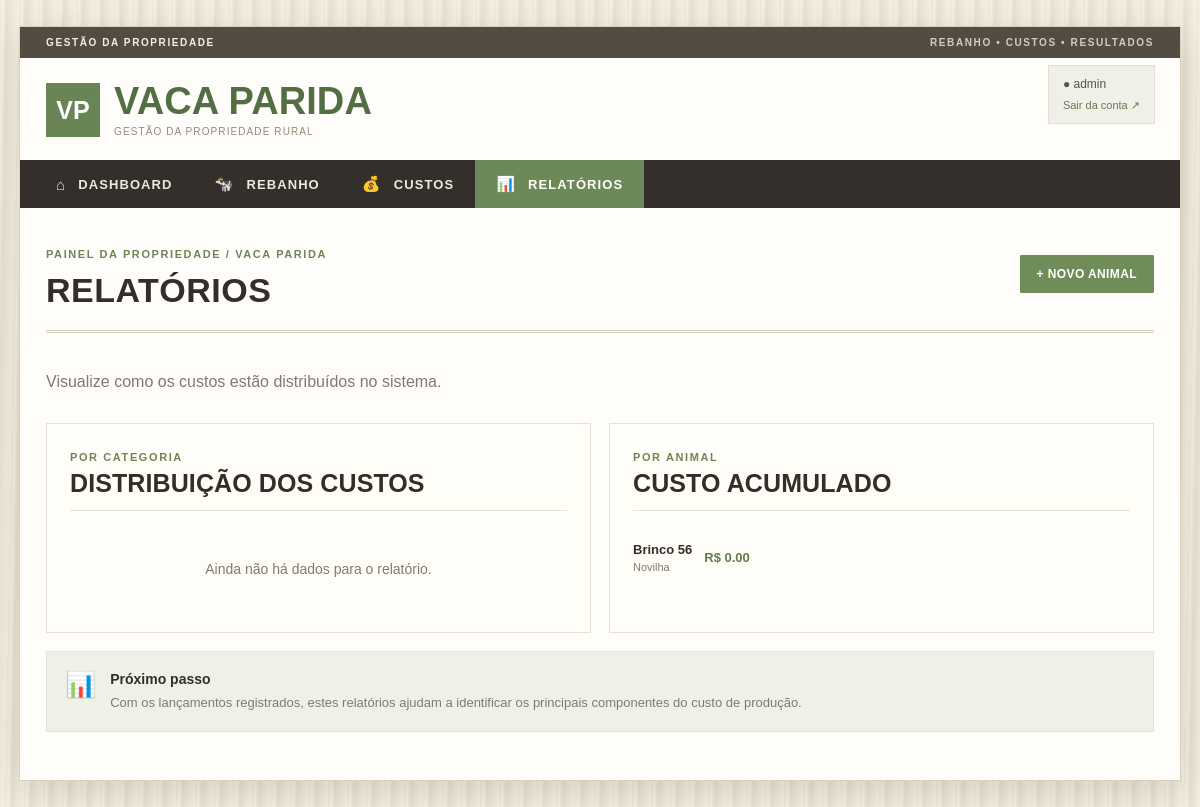
/relatorios (signed in), run on an earlier commit of the app's database.
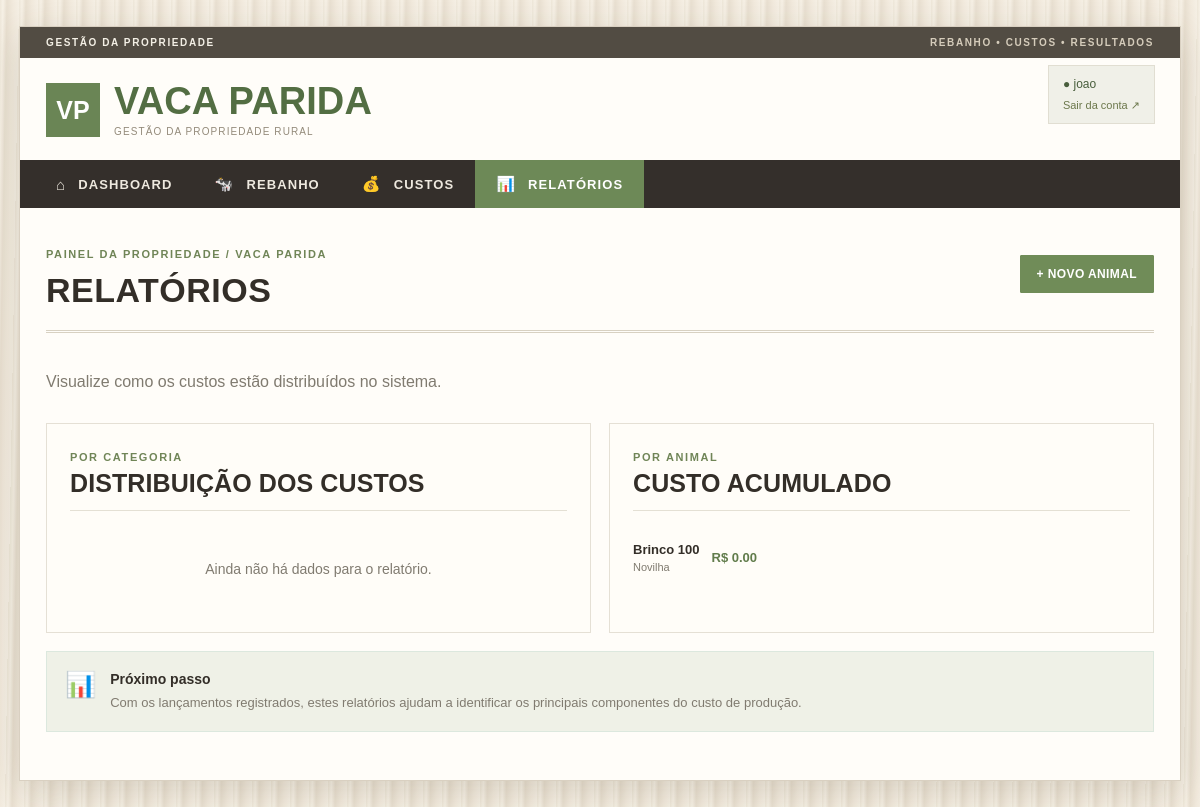
And on a later commit of the database.
### tables this page shows
CREATE TABLE animais (
            id INTEGER PRIMARY KEY AUTOINCREMENT,
            brinco TEXT NOT NULL,
            tipo TEXT NOT NULL,
            raca TEXT,
            sexo TEXT,
            nascimento TEXT,
            peso REAL DEFAULT 0,
            observacoes TEXT
        , usuario_id INTEGER REFERENCES usuarios(id));

### app.py (the view)
@app.route("/relatorios")
@login_required
def relatorios():
    conn = get_db()
    por_categoria = conn.execute("""
        SELECT categoria, SUM(valor) AS total
        FROM custos
        WHERE usuario_id=?
        GROUP BY categoria
        ORDER BY total DESC
    """, (session["usuario_id"],)).fetchall()
    por_animal = conn.execute("""
        SELECT
            a.brinco,
            a.tipo,
            COALESCE(SUM(c.valor), 0) AS total
        FROM animais a
        LEFT JOIN custos c ON c.animal_id = a.id AND c.usuario_id = a.usuario_id
        WHERE a.usuario_id=?
        GROUP BY a.id
        ORDER BY total DESC
    """, (session["usuario_id"],)).fetchall()
    conn.close()
    return render_template(
        "relatorios.html",
        por_categoria=por_categoria,
        por_animal=por_animal
    )

### app.py (called while the page is built)
def get_db():
    conn = sqlite3.connect(DB)
    conn.row_factory = sqlite3.Row
    return conn

def login_required(fn):
    @wraps(fn)
    def wrapper(*args, **kwargs):
        if not session.get("usuario_id"):
            return redirect(url_for("login"))
        return fn(*args, **kwargs)
    return wrapper

@app.before_request
def security_checks():
    if session.get("usuario_id"):
        with get_db() as conn:
            if not conn.execute("SELECT 1 FROM usuarios WHERE id=?", (session["usuario_id"],)).fetchone():
                session.clear()
                return redirect(url_for("login"))
    if request.method in ("POST", "PUT", "PATCH", "DELETE"):
        sent = request.form.get("csrf_token", "") or request.headers.get("X-CSRF-Token", "")
        expected = session.get("csrf_token", "")
        if not expected or not hmac.compare_digest(sent, expected):
            abort(400, "Token de segurança inválido. Atualize a página e tente novamente.")

### templates/relatorios.html (shortened to what this page needs)
{% extends "base.html" %}
{% block page_title %}Relatórios{% endblock %}
{% block content %}
<div class="page-intro"><p>Visualize como os custos estão distribuídos no sistema.</p></div>
<div class="two-columns">
    <section class="panel">
        <div class="panel-head"><div><span class="eyebrow">POR CATEGORIA</span><h3>Distribuição dos custos</h3></div></div>
        {% if por_categoria %}
        <div class="report-list">
            {% for item in por_categoria %}
            <div class="report-row">
                <div><strong>{{ item.categoria }}</strong><span>Participação no total</span></div>
                <strong class="money">R$ {{ "%.2f"|format(item.total) }}</strong>
            </div>
            {% endfor %}
        </div>
        {% else %}<div class="empty">Ainda não há dados para o relatório.</div>{% endif %}
    </section>
    <section class="panel">
        <div class="panel-head"><div><span class="eyebrow">POR ANIMAL</span><h3>Custo acumulado</h3></div></div>
        {% if por_animal %}
        <div class="report-list">
            {% for item in por_animal %}
            <div class="report-row">
                <div><strong>Brinco {{ item.brinco }}</strong><span>{{ item.tipo }}</span></div>
                <strong class="money">R$ {{ "%.2f"|format(item.total) }}</strong>
            </div>
            {% endfor %}
        </div>
        {% else %}<div class="empty">Cadastre animais e custos para gerar o relatório.</div>{% endif %}
    </section>
</div>
<section class="info-banner">
    <div class="info-icon">📊</div>
    <div><strong>Próximo passo</strong><p>Com os lançamentos registrados, estes relatórios ajudam a identificar os principais componentes do custo de produção.</p></div>
</section>
{% endblock %}

What changed in the data, as far as the page shows it:
changed animais "Novilha": brinco "56" → "100"
Also different on the page:
{{ session.usuario }}: "admin" → "joao"
